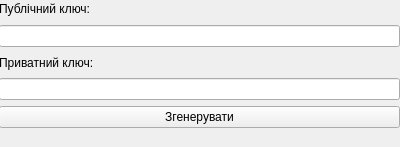
<?xml version="1.0" encoding="UTF-8"?>
<ui version="4.0">
 <class>Form</class>
 <widget class="QWidget" name="Form">
  <property name="geometry">
   <rect>
    <x>0</x>
    <y>0</y>
    <width>400</width>
    <height>147</height>
   </rect>
  </property>
  <property name="windowTitle">
   <string>Form</string>
  </property>
  <widget class="QWidget" name="verticalLayoutWidget">
   <property name="geometry">
    <rect>
     <x>-1</x>
     <y>-1</y>
     <width>401</width>
     <height>180</height>
    </rect>
   </property>
   <layout class="QVBoxLayout" name="verticalLayout">
    <item>
     <widget class="QLabel" name="label">
      <property name="text">
       <string>Публічний ключ:</string>
      </property>
     </widget>
    </item>
    <item>
     <widget class="QLineEdit" name="publicKey"/>
    </item>
    <item>
     <widget class="QLabel" name="label_4">
      <property name="text">
       <string>Приватний ключ:</string>
      </property>
     </widget>
    </item>
    <item>
     <widget class="QLineEdit" name="privateKey"/>
    </item>
    <item>
     <widget class="QPushButton" name="generate">
      <property name="text">
       <string>Згенерувати</string>
      </property>
     </widget>
    </item>
    <item>
     <widget class="QLabel" name="label_2">
      <property name="text">
       <string/>
      </property>
     </widget>
    </item>
    <item>
     <widget class="QLabel" name="label_3">
      <property name="text">
       <string/>
      </property>
     </widget>
    </item>
   </layout>
  </widget>
 </widget>
 <resources/>
 <connections/>
</ui>
